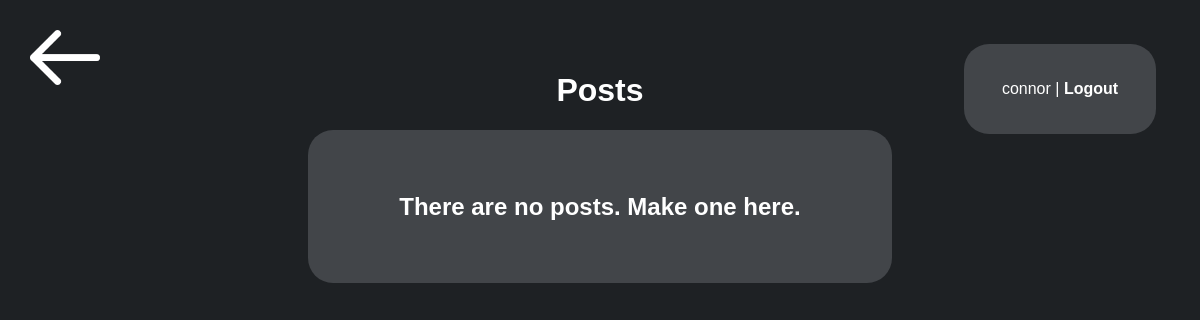
The app's page /recipient (signed in), older data.
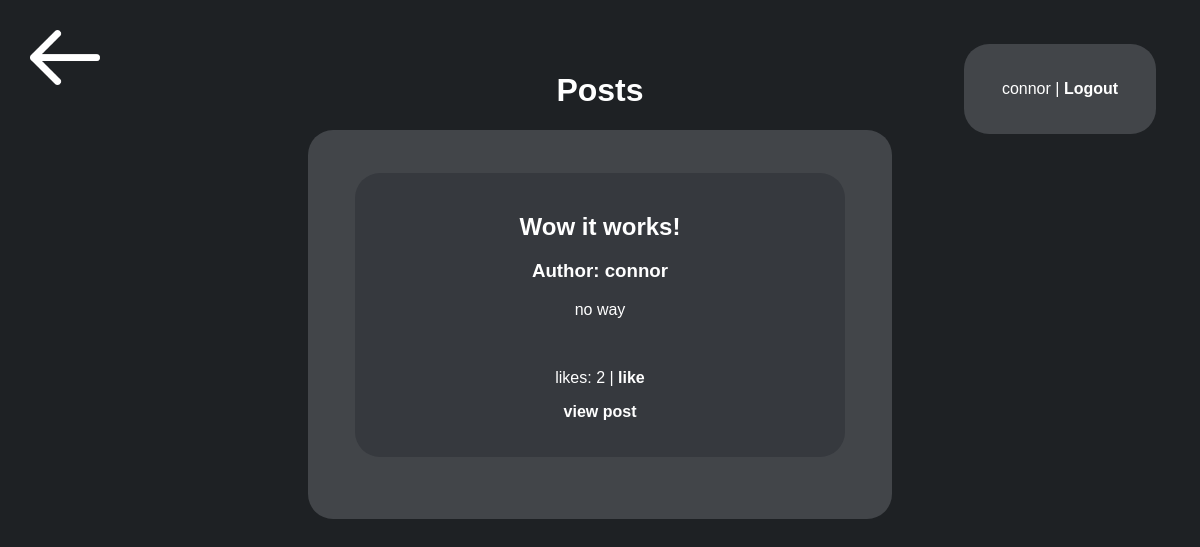
The same page, newer data.
### app.py (models this page shows, shortened)
class User(UserMixin, db.Model):
    id = db.Column(db.Integer, primary_key=True)
    name = db.Column(db.String(20), nullable=False)
    password = db.Column(db.String(20), nullable=False)
    pw_hash = db.Column(db.String(400), nullable=False)

class entry(db.Model):
    id = db.Column(db.Integer, primary_key=True)
    title = db.Column(db.String(150), nullable=False)
    content = db.Column(db.String(400), nullable=False)
    date_created = db.Column(db.DateTime, default=datetime.now)
    votes = db.Column(db.Integer, default=0)
    author = db.Column(db.Integer, nullable=False)
    author_name = db.Column(db.String(20), nullable=False)
    comments = db.relationship('comment', backref="entry", lazy=True, cascade='all, delete')

### app.py (the view)
@app.route('/recipient')
def viewentries():
    submissions = entry.query.order_by(entry.date_created).all()
    return render_template('recipient.html', submissions=submissions, logged_in=current_user.is_authenticated, name=current_user.name)

### app.py (called while the page is built)
@login_manager.user_loader
def load_user(user_id):
    return User.query.get(int(user_id))

### templates/recipient.html (shortened to what this page needs)
{% extends 'base.html' %}
{% block body %}
<a href="/"><img src="{{ url_for('static', filename='images/back-arrow.png') }}" class="back"></a>
<h1>Posts</h1>
<div class="box">
    {% if submissions|length < 1 %}
        <h2>There are no posts. Make one <a href="/dropper">here</a>.</h2>
    {% endif %}
    {% for entry in submissions %}
        <div class="postbox">
            <h2>{{ entry.title }}</h2>
            <h3>Author: {{ entry.author_name }}</h3>
            <p>{{ entry.content }}</p>
            <br>
            <p>likes: {{ entry.votes }} | <a href="/upvote-post/{{ entry.id }}" class="post-link">like</a></p>
            <p><b><a href="/post/{{entry.id}}" class="post-link">view post</a></b></p>
        </div>
    {% endfor %}
</div>
{% if logged_in %}
    <div class="login-bar">
        {{ name }} | <a href="/logout">Logout</a>
    </div>
{% else %}
    <div class="login-bar">
        <a href="/login">Login</a> | <a href="/signup">Signup</a>
    </div>
{% endif %}
<div class="messages">
</div>
{% endblock %}

### templates/base.html (shortened to what this page needs)
<!DOCTYPE html>
<html>
    <head>
        <link rel="stylesheet" href="{{ url_for('static', filename='css/main.css') }}">
    </head>
    <body>
        {% block body %}{% endblock %}
    </body>
</html>

### static/css/main.css (style rules this page uses)
body { background-color: rgb(30,33,36); font-family: sans-serif; text-align: center; margin: 6%; color: white; }
.box { background-color: rgb(66, 69, 73); width: 40%; min-width: 500px; margin:auto; border-radius: 25px; padding: 4%; }
img.back { position:absolute; width: 70px; top: 20px; left: 20px; padding:10px; }
.postbox { background-color: rgb(54,57,62); width: 90%; min-width: 450px; margin:auto; border-radius: 25px; padding: 4%; color:white; margin-bottom: 20px; }
a { color:white; font-weight:bold; text-decoration: none; }
.login-bar { background-color: rgb(66, 69, 73); margin: 2%; padding: 3%; width: 10%; border-radius: 25px; position: fixed; top: 20px; right: 20px; }
.messages { margin: 2%; padding: 3%; width: 10%; border-radius: 25px; position: fixed; top: 20px; left: 20px; }

Row changes from the older to the newer data that the page shows:
added entry: title "Wow it works!", author_name "connor", content "no way", votes "2"
Text that changed along with them:
text no longer shown: "There are no posts. Make one here ."
